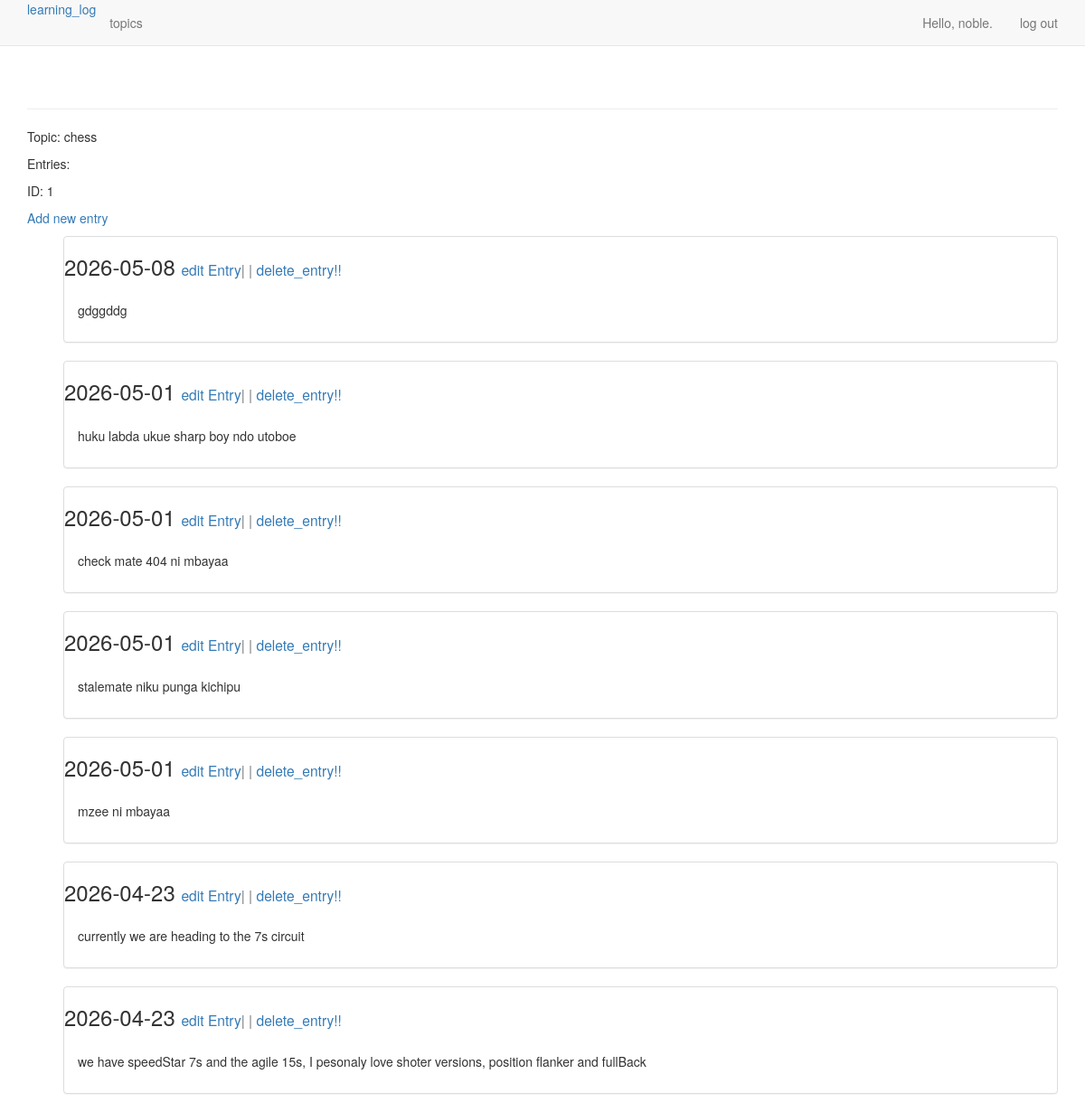
Screenshot of /topic/1/ (signed in) with the database file from the repository.
### playground/models.py (models this page shows, shortened)
class Topic(models.Model):
  text = models.CharField(max_length=200)
  date_added = models.DateTimeField(auto_now=True)
  owner = models.ForeignKey(User, on_delete=models.CASCADE)
  def __str__(self):
    return self.text

class Entry(models.Model):
  topic = models.ForeignKey(Topic, on_delete=models.CASCADE)
  text = models.TextField()
  date_added = models.DateTimeField(auto_now_add=True)
  class Meta:
    verbose_name_plural = 'entries'

### playground/views.py (the view)
# urls.py: path('topic/<int:pk>/', views.topic, name='topic'),
@login_required
def topic(request, pk):
  topic = Topic.objects.get(id=pk)
  topic_lim_user(topic, request)
  entries = topic.entry_set.all().order_by('-date_added')
  return render(request, 'playground/topic.html', {'topic':topic, 'entries':entries})

### playground/views.py (called while the page is built)
def topic_lim_user(topic, request):
  if topic.owner != request.user:
    raise Http404

### playground/templates/playground/topic.html
{% extends "playground/base.html" %}
{% block content %}
  <p> Topic: {{ topic }}</p>
  <p> Entries:</p>
  <p>ID: {{ topic.id }}</p>
  <p>
    <a href="{% url 'playground:new_entry' topic.id %}">Add new entry</a>
  </p>
  <ul>
    {% for entry in entries %}
      <div class="panel panel-default">
        <div class="pannel-heading">
          <h3>
            {{ entry.date_added|date:"Y-m-d" }}
            <small>
              <a href="{% url 'playground:edit_entry' entry.id %}">edit Entry</a>| |
            </small>
            <small>
              <a href="{% url 'playground:del_entry' entry.id %}"> delete_entry!!</a>
            </small>
          </h3>
        </div>
        <div class="panel-body">
          {{ entry.text|linebreaks }}
        </div>
      </div>
    {% empty %}
      There are no Entries
    {% endfor %}
  </ul>
{% endblock content %}

### playground/templates/playground/base.html (shortened to what this page needs)
{% load bootstrap3 %}
<!DOCTYPE html>
<html lang="en">
  <head>
    {% bootstrap_css %}
  </head>
  <body>
    <nav class="navbar navbar-default navbar-static-top">
      <div class="container">
       <div class="navbar-header">
        <a href="{% url 'playground:home' %}">learning_log</a>
      </div>
      <div id="navbar" class="navbar-collapse collapse">
        <ul class="nav navbar-nav">
          <li><a href="{% url 'playground:topics' %}">topics</a></li>
        </ul>
        <ul class="nav navbar-nav navbar-right">
          {% if user.is_authenticated %}
            <li><a>Hello, {{ user.username }}.</a></li>
            <li><a href="{% url 'users:logout' %}">log out</a></li>
          {% else %}
            <li><a href="{% url 'users:register' %}">register</a></li>
            <li><a href="{% url 'users:login' %}">log in</a></li>
          {% endif %}
        </ul>
      </div>
    </nav>
    <div class="container">
      <div class="page-header">
      </div>
      <div>
        {% block content %}
        {% endblock content %}
      </div>
    </div>
  </body>
</html>

### rows the page displays
Topic: text "chess", id "1"
Entry: date_added "2026-05-08", text "gdggddg"
Entry: date_added "2026-05-01", text "huku labda ukue sharp boy ndo utoboe"
Entry: date_added "2026-05-01", text "check mate 404 ni mbayaa"
Entry: date_added "2026-05-01", text "stalemate niku punga kichipu"
Entry: date_added "2026-05-01", text "mzee ni mbayaa"
Entry: date_added "2026-04-23", text "currently we are heading to the 7s circuit"
Entry: date_added "2026-04-23", text "we have speedStar 7s and the agile 15s, I pesonaly love shoter versions, position flanker and fullBack"

### other values shown
{{ user.username }} "noble"
